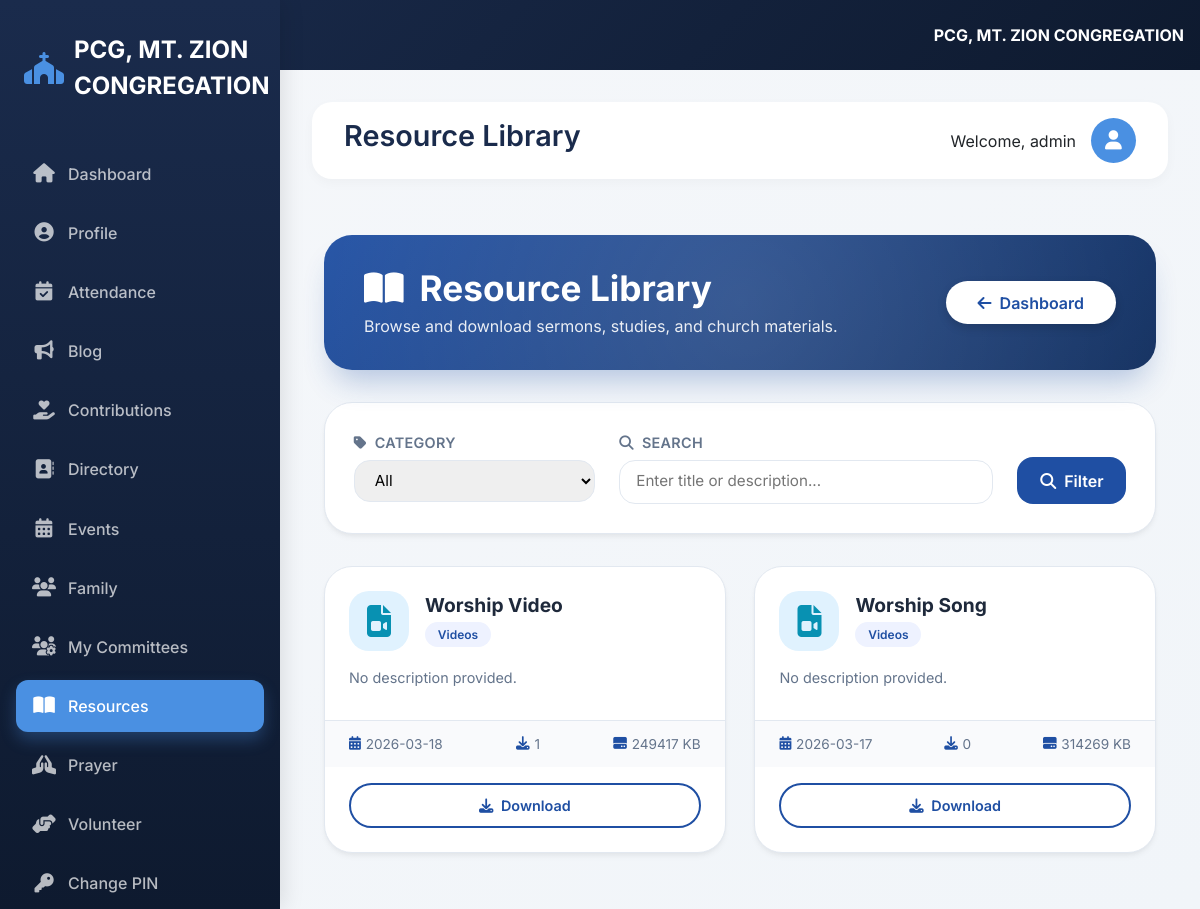
/resources (signed in), run on the app's committed database.
### tables this page shows
CREATE TABLE settings (
        id INTEGER PRIMARY KEY AUTOINCREMENT,
        key TEXT UNIQUE,
        value TEXT
    );

CREATE TABLE resources (
        id INTEGER PRIMARY KEY AUTOINCREMENT,
        title TEXT NOT NULL,
        description TEXT,
        category TEXT,
        filename TEXT NOT NULL,
        file_path TEXT NOT NULL,
        file_size INTEGER,
        file_type TEXT,
        download_count INTEGER DEFAULT 0,
        uploaded_by INTEGER REFERENCES members(id),
        created_at TIMESTAMP DEFAULT CURRENT_TIMESTAMP,
        updated_at TIMESTAMP DEFAULT CURRENT_TIMESTAMP
    );

### app.py (the view)
@app.route('/resources')
def resource_library():
    if 'member_id' not in session:
        return redirect(url_for('home'))
    db = DatabaseManager()
    try:
        test = db.fetch_one("SELECT COUNT(*) FROM resources")
        print(f"DEBUG: resources table count = {test[0] if test else 0}")
    except Exception as e:
        print(f"DEBUG: resources table error: {e}")
    category = request.args.get('category', '')
    search = request.args.get('search', '')
    query = "SELECT id, title, description, category, filename, file_size, file_type, download_count, created_at FROM resources"
    params = []
    conditions = []
    if category and category != 'All':
        conditions.append("category = ?")
        params.append(category)
    if search:
        conditions.append("(title LIKE ? OR description LIKE ?)")
        params.extend([f'%{search}%', f'%{search}%'])
    if conditions:
        query += " WHERE " + " AND ".join(conditions)
    query += " ORDER BY created_at DESC"
    resources = db.fetch_all(query, params)
    print(f"DEBUG: found {len(resources)} resources")
    categories = db.fetch_all("SELECT DISTINCT category FROM resources WHERE category IS NOT NULL ORDER BY category")
    category_list = [c[0] for c in categories]
    resource_list = []
    for r in resources:
        resource_list.append({
            'id': r[0],
            'title': r[1],
            'description': r[2],
            'category': r[3],
            'filename': r[4],
            'file_size': r[5],
            'file_type': r[6],
            'download_count': r[7],
            'created_at': r[8]
        })
    return render_template('resources.html',
                          resources=resource_list,
                          categories=['All'] + category_list,
                          current_category=category,
                          search=search)

### app.py (called while the page is built)
@app.context_processor
def inject_church_name():
    db = DatabaseManager()
    row = db.fetch_one("SELECT value FROM settings WHERE key='church_name'")
    church_name = row[0] if row else "Your Church"
    return dict(church_name=church_name)

### database.py (called while the page is built)
    def connect(self):
        try:
            self.conn = sqlite3.connect(DB_FILE, timeout=10)
            self.conn.execute("PRAGMA foreign_keys = ON")
            return self.conn
        except Error as e:
            print(f"Database connection error: {e}")
            return None

    def close(self):
        if self.conn:
            self.conn.close()

    def fetch_all(self, query, params=None):
        if not self.connect():
            return []
        cursor = self.conn.cursor()
        try:
            if params:
                cursor.execute(query, params)
            else:
                cursor.execute(query)
            return cursor.fetchall()
        except Error as e:
            print(f"Fetch Error: {e}")
            return []
        finally:
            self.close()

    def fetch_one(self, query, params=None):
        if not self.connect():
            return None
        cursor = self.conn.cursor()
        try:
            if params:
                cursor.execute(query, params)
            else:
                cursor.execute(query)
            return cursor.fetchone()
        except Error as e:
            print(f"Fetch Error: {e}")
            return None
        finally:
            self.close()

### templates/resources.html (shortened to what this page needs)
{% extends "base.html" %}
{% block page_title %}Resource Library{% endblock %}
{% block content %}
<div class="container py-4">
    <div class="page-header">
        <div>
            <h1><i class="fas fa-book-open me-3"></i>Resource Library</h1>
            <p>Browse and download sermons, studies, and church materials.</p>
        </div>
        <a href="{{ url_for('dashboard') }}" class="btn-header">
            <i class="fas fa-arrow-left"></i> Dashboard
        </a>
    </div>
    <div class="filter-bar">
        <form method="GET" action="{{ url_for('resource_library') }}">
            <div class="row g-4">
                <div class="col-md-4">
                    <div class="filter-label"><i class="fas fa-tag me-1"></i> Category</div>
                    <select name="category" class="filter-select" onchange="this.form.submit()">
                        {% for cat in categories %}
                        <option value="{{ cat }}" {% if cat == current_category %}selected{% endif %}>{{ cat }}</option>
                        {% endfor %}
                    </select>
                </div>
                <div class="col-md-6">
                    <div class="filter-label"><i class="fas fa-search me-1"></i> Search</div>
                    <input type="text" name="search" class="filter-input" value="{{ search }}" placeholder="Enter title or description...">
                </div>
                <div class="col-md-2 d-flex align-items-end">
                    <button type="submit" class="btn-filter w-100">
                        <i class="fas fa-search"></i> Filter
                    </button>
                </div>
            </div>
        </form>
    </div>
    <div class="resource-grid">
        {% if resources %}
            {% for r in resources %}
            <div class="resource-card">
                <div class="resource-header">
                    <div class="file-icon
                        {% if r.file_type in ['pdf'] %}pdf{% elif r.file_type in ['docx','doc'] %}word{% elif r.file_type in ['mp3'] %}audio{% elif r.file_type in ['mp4'] %}video{% elif r.file_type in ['jpg','png','jpeg'] %}image{% endif %}">
                        {% if r.file_type in ['pdf'] %}
                            <i class="fas fa-file-pdf"></i>
                        {% elif r.file_type in ['docx','doc'] %}
                            <i class="fas fa-file-word"></i>
                        {% elif r.file_type in ['mp3'] %}
                            <i class="fas fa-file-audio"></i>
                        {% elif r.file_type in ['mp4'] %}
                            <i class="fas fa-file-video"></i>
                        {% elif r.file_type in ['jpg','png','jpeg'] %}
                            <i class="fas fa-file-image"></i>
                        {% else %}
                            <i class="fas fa-file-alt"></i>
                        {% endif %}
                    </div>
                    <div class="resource-title">
                        <h3>{{ r.title }}</h3>
                        <span class="category-badge">{{ r.category }}</span>
                    </div>
                </div>
                <div class="resource-body">
                    <p class="resource-description">{{ r.description or 'No description provided.' }}</p>
                </div>
                <div class="resource-meta">
                    <span class="meta-item"><i class="fas fa-calendar-alt"></i> {{ r.created_at[:10] }}</span>
                    <span class="meta-item"><i class="fas fa-download"></i> {{ r.download_count }}</span>
                    <span class="meta-item"><i class="fas fa-hdd"></i> {{ (r.file_size / 1024)|round|int }} KB</span>
                </div>
                <a href="{{ url_for('download_resource', resource_id=r.id) }}" class="download-btn">
                    <i class="fas fa-download me-1"></i> Download
                </a>
            </div>
            {% endfor %}
        {% endif %}
    </div>
</div>
{% endblock %}

### templates/base.html (shortened to what this page needs)
<!DOCTYPE html>
<html lang="en">
<head>
    <link href="https://cdn.jsdelivr.net/npm/bootstrap@5.3.0/dist/css/bootstrap.min.css" rel="stylesheet">
    <link rel="stylesheet" href="https://cdnjs.cloudflare.com/ajax/libs/font-awesome/6.7.2/css/all.min.css">
</head>
<body>
    {% if session.member_id %}
        <div class="mobile-header d-flex justify-content-between align-items-center">
            <button class="btn btn-outline-light" type="button" data-bs-toggle="offcanvas" data-bs-target="#offcanvasSidebar" aria-controls="offcanvasSidebar">
                <i class="fas fa-bars"></i> Menu
            </button>
            <span class="fw-bold">{{ church_name }}</span>
        </div>
        <div class="desktop-sidebar">
            <a href="{{ url_for('dashboard') }}" class="logo">
                <i class="fas fa-church"></i>
                <span>{{ church_name }}</span>
            </a>
            <nav class="nav flex-column">
                <a class="nav-link {% if request.endpoint == 'dashboard' %}active{% endif %}" href="{{ url_for('dashboard') }}">
                    <i class="fas fa-home"></i> <span>Dashboard</span>
                </a>
                <a class="nav-link {% if request.endpoint == 'profile' %}active{% endif %}" href="{{ url_for('profile') }}">
                    <i class="fas fa-user-circle"></i> <span>Profile</span>
                </a>
                <a class="nav-link {% if request.endpoint == 'attendance' %}active{% endif %}" href="{{ url_for('attendance') }}">
                    <i class="fas fa-calendar-check"></i> <span>Attendance</span>
                </a>
                <a class="nav-link {% if request.endpoint == 'blog_list' %}active{% endif %}" href="{{ url_for('blog_list') }}">
                    <i class="fas fa-bullhorn"></i> <span>Blog</span>
                </a>
                <a class="nav-link {% if request.endpoint == 'contributions' %}active{% endif %}" href="{{ url_for('contributions') }}">
                    <i class="fas fa-hand-holding-heart"></i> <span>Contributions</span>
                </a>
                <a class="nav-link {% if request.endpoint == 'directory' %}active{% endif %}" href="{{ url_for('directory') }}">
                    <i class="fas fa-address-book"></i> <span>Directory</span>
                </a>
                <a class="nav-link {% if request.endpoint == 'events' %}active{% endif %}" href="{{ url_for('events') }}">
                    <i class="fas fa-calendar-alt"></i> <span>Events</span>
                </a>
                <a class="nav-link {% if request.endpoint == 'family' %}active{% endif %}" href="{{ url_for('family') }}">
                    <i class="fas fa-users"></i> <span>Family</span>
                </a>
                <a class="nav-link {% if request.endpoint == 'my_committees' %}active{% endif %}" href="{{ url_for('my_committees') }}">
                    <i class="fas fa-users-cog"></i> <span>My Committees</span>
                </a>
                <a class="nav-link {% if request.endpoint == 'resource_library' %}active{% endif %}" href="{{ url_for('resource_library') }}">
                    <i class="fas fa-book-open"></i> <span>Resources</span>
                </a>
                <a class="nav-link {% if request.endpoint == 'prayer' %}active{% endif %}" href="{{ url_for('prayer') }}">
                    <i class="fas fa-praying-hands"></i> <span>Prayer</span>
                </a>
                <a class="nav-link {% if request.endpoint == 'volunteer_list' %}active{% endif %}" href="{{ url_for('volunteer_list') }}">
                    <i class="fas fa-hands-helping"></i> <span>Volunteer</span>
                </a>
                <a class="nav-link {% if request.endpoint == 'change_pin' %}active{% endif %}" href="{{ url_for('change_pin') }}">
                    <i class="fas fa-key"></i> <span>Change PIN</span>
                </a>
            </nav>
        </div>
        <div class="main-content">
            <div class="top-bar">
                <h1 class="page-title">{% block page_title %}Dashboard{% endblock %}</h1>
                <div class="user-info">
                    <span>Welcome, {{ session.member_name }}</span>
                    <div class="user-avatar">
                        <i class="fas fa-user"></i>
                    </div>
                </div>
            </div>
            {% block content %}{% endblock %}
        </div>
    {% endif %}
</body>
</html>

### templates/base.html (style rules this page uses)
body { font-family: 'Inter', 'Segoe UI', sans-serif; background: #f0f4f8; min-height: 100vh; }
.desktop-sidebar { position: fixed; top: 0; left: 0; bottom: 0; width: 280px; background: linear-gradient(180deg, #1a2b4c 0%, #0e1a2f 100%); color: #fff; padding: 2rem 1rem; overflow-y: auto; transition: all 0.3s; z-index: 1000; box-shadow: 4px 0 20px rgba(0,0,0,0.1); }
.desktop-sidebar .logo { font-size: 1.5rem; font-weight: 700; display: flex; align-items: center; gap: 10px; margin-bottom: 2.5rem; padding-left: 0.5rem; color: #fff; text-decoration: none; }
.desktop-sidebar .logo i { font-size: 2rem; color: #4a90e2; }
.desktop-sidebar .nav-link { color: rgba(255,255,255,0.7); padding: 0.9rem 1rem; margin: 0.2rem 0; border-radius: 12px; display: flex; align-items: center; gap: 12px; transition: all 0.2s; font-weight: 500; }
.desktop-sidebar .nav-link i { width: 24px; font-size: 1.2rem; text-align: center; }
.desktop-sidebar .nav-link.active { background: #4a90e2; color: white; box-shadow: 0 8px 16px rgba(74,144,226,0.3); }
.main-content { margin-left: 280px; padding: 2rem; min-height: 100vh; transition: margin-left 0.3s; }
.top-bar { display: flex; justify-content: space-between; align-items: center; margin-bottom: 2rem; background: white; padding: 1rem 2rem; border-radius: 20px; box-shadow: 0 4px 12px rgba(0,0,0,0.03); }
.page-title { font-size: 1.8rem; font-weight: 600; color: #1a2b4c; }
.user-info { display: flex; align-items: center; gap: 15px; }
.user-avatar { width: 45px; height: 45px; border-radius: 50%; background: #4a90e2; display: flex; align-items: center; justify-content: center; color: white; font-size: 1.2rem; }
.mobile-header { display: none; background: linear-gradient(135deg, #1a2b4c, #0e1a2f); color: white; padding: 1rem; }
@media (min-width: 992px) { .mobile-header { display: none; } }

### data on the page
settings: value "PCG, MT. ZION CONGREGATION"
resources: file_type "mp4" (drawn), title "Worship Video", category "Videos", description "No description provided.", created_at "2026-03-18", download_count "1", (r.file_size/1024)|round|int "249417"
resources: file_type "mp4" (drawn), title "Worship Song", category "Videos", description "No description provided.", created_at "2026-03-17", download_count "0", (r.file_size/1024)|round|int "314269"

### other printed values
{{ session.member_name }} "admin"
form field category "All"
